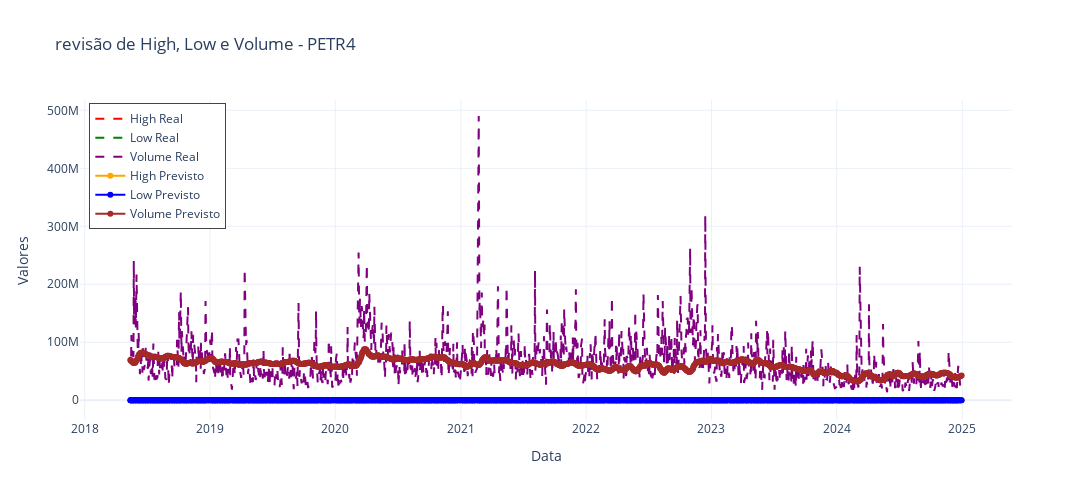

Notebook code for this chart:
### Code cell
import plotly.graph_objects as go

# Simulando dados (substitua pelos seus)
import pandas as pd
import numpy as np

# Gráfico interativo com Plotly
fig = go.Figure()

# Linhas reais
fig.add_trace(go.Scatter(x=datas, y=y_real[:, 0], mode='lines', name='High Real', line=dict(color='red', dash='dash')))
fig.add_trace(go.Scatter(x=datas, y=y_real[:, 1], mode='lines', name='Low Real', line=dict(color='green', dash='dash')))
fig.add_trace(go.Scatter(x=datas, y=y_real[:, 2], mode='lines', name='Volume Real', line=dict(color='purple', dash='dash')))

# Linhas previstas
fig.add_trace(go.Scatter(x=datas, y=previsoes[:, 0], mode='lines+markers', name='High Previsto', line=dict(color='orange')))

fig.add_trace(go.Scatter(x=datas, y=previsoes[:, 1], mode='lines+markers', name='Low Previsto', line=dict(color='blue')))

fig.add_trace(go.Scatter(x=datas, y=previsoes[:, 2], mode='lines+markers', name='Volume Previsto', line=dict(color='brown')))

fig.update_layout(
    title='revisão de High, Low e Volume - PETR4',
    xaxis_title='Data',
    yaxis_title='Valores',
    template='plotly_white',
    legend=dict(x=0.01, y=0.99, borderwidth=1),
    hovermode='x unified',
    autosize=True,
    width=1100,
    height=500
)

fig.show()

### Figure 1 — Plotly figure (JSON) as saved in the notebook; plotly's stock layout.template omitted (floating-point values rounded to 4 significant figures; data arrays with more than 128 entries replaced by an {"elided": "..."} marker saying what was removed)
{"data": [{"line": {"color": "red", "dash": "dash"}, "mode": "lines", "name": "High Real", "type": "scatter", "x": {"elided": "1648 str values"}, "y": {"elided": "1648 float values"}}, {"line": {"color": "green", "dash": "dash"}, "mode": "lines", "name": "Low Real", "type": "scatter", "x": {"elided": "1648 str values"}, "y": {"elided": "1648 float values"}}, {"line": {"color": "purple", "dash": "dash"}, "mode": "lines", "name": "Volume Real", "type": "scatter", "x": {"elided": "1648 str values"}, "y": {"elided": "1648 float values"}}, {"line": {"color": "orange"}, "mode": "lines+markers", "name": "High Previsto", "type": "scatter", "x": {"elided": "1648 str values"}, "y": {"elided": "1648 float values"}}, {"line": {"color": "blue"}, "mode": "lines+markers", "name": "Low Previsto", "type": "scatter", "x": {"elided": "1648 str values"}, "y": {"elided": "1648 float values"}}, {"line": {"color": "brown"}, "mode": "lines+markers", "name": "Volume Previsto", "type": "scatter", "x": {"elided": "1648 str values"}, "y": {"elided": "1648 int values"}}], "layout": {"autosize": true, "height": 500, "hovermode": "x unified", "legend": {"borderwidth": 1, "x": 0.01, "y": 0.99}, "title": {"text": "revisão de High, Low e Volume - PETR4"}, "width": 1100, "xaxis": {"title": {"text": "Data"}}, "yaxis": {"title": {"text": "Valores"}}}}
